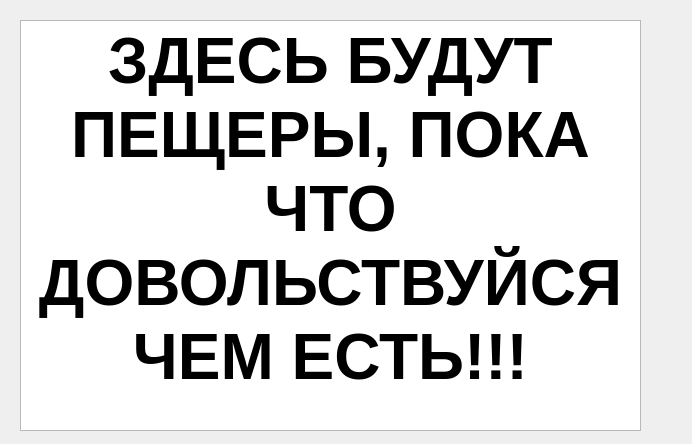
<?xml version="1.0" encoding="UTF-8"?>
<ui version="4.0">
 <class>Dialog</class>
 <widget class="QDialog" name="Dialog">
  <property name="geometry">
   <rect>
    <x>0</x>
    <y>0</y>
    <width>692</width>
    <height>444</height>
   </rect>
  </property>
  <property name="windowTitle">
   <string>Caves</string>
  </property>
  <widget class="QTextEdit" name="textEdit">
   <property name="geometry">
    <rect>
     <x>20</x>
     <y>20</y>
     <width>621</width>
     <height>411</height>
    </rect>
   </property>
   <property name="html">
    <string>&lt;!DOCTYPE HTML PUBLIC &quot;-//W3C//DTD HTML 4.0//EN&quot; &quot;http://www.w3.org/TR/REC-html40/strict.dtd&quot;&gt;
&lt;html&gt;&lt;head&gt;&lt;meta name=&quot;qrichtext&quot; content=&quot;1&quot; /&gt;&lt;style type=&quot;text/css&quot;&gt;
p, li { white-space: pre-wrap; }
&lt;/style&gt;&lt;/head&gt;&lt;body style=&quot; font-family:'MS Shell Dlg 2'; font-size:7.8pt; font-weight:400; font-style:normal;&quot;&gt;
&lt;p align=&quot;center&quot; style=&quot; margin-top:0px; margin-bottom:0px; margin-left:0px; margin-right:0px; -qt-block-indent:0; text-indent:0px;&quot;&gt;&lt;span style=&quot; font-size:48pt; font-weight:600;&quot;&gt;ЗДЕСЬ БУДУТ ПЕЩЕРЫ, ПОКА ЧТО ДОВОЛЬСТВУЙСЯ ЧЕМ ЕСТЬ!!!&lt;/span&gt;&lt;/p&gt;&lt;/body&gt;&lt;/html&gt;</string>
   </property>
  </widget>
 </widget>
 <resources/>
 <connections/>
</ui>
